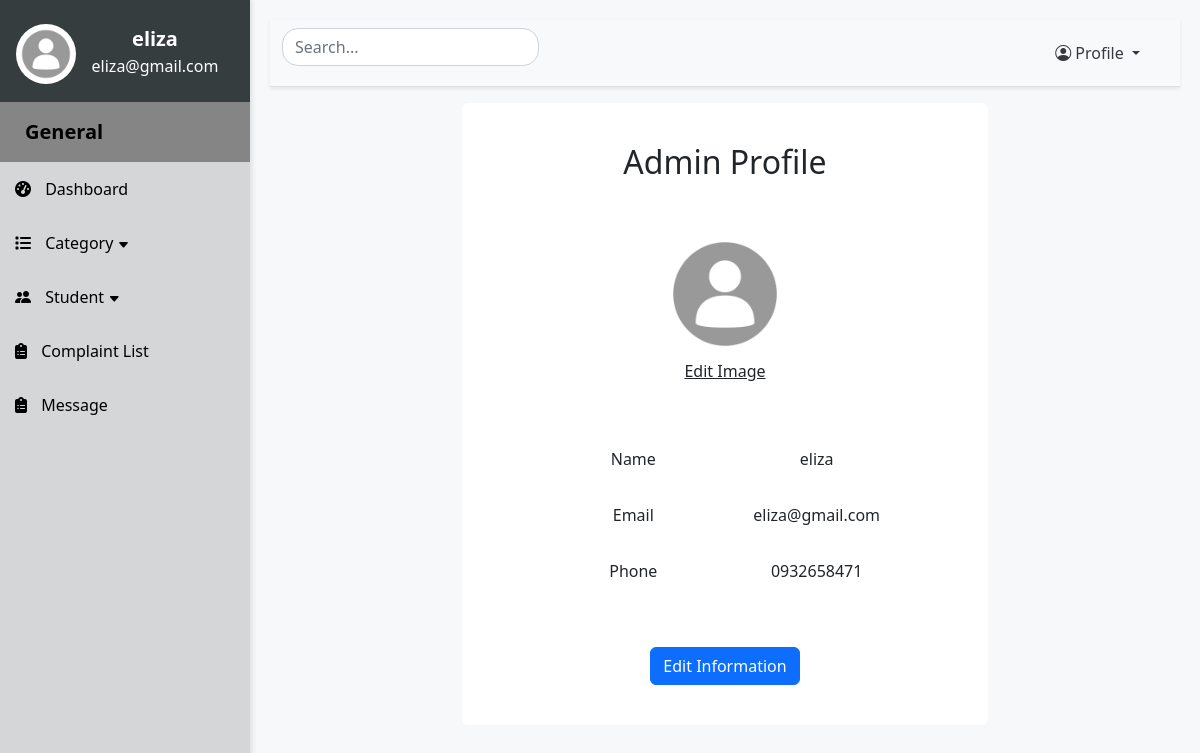
The page /adminProfile (signed in) on the database its author committed.
### website/models.py (models this page shows)
class Admin(db.Model):
    id = db.Column(db.Integer, primary_key=True)
    admin_name = db.Column(db.String(255), nullable=False)
    admin_email = db.Column(db.String(255), nullable=False)
    admin_phone = db.Column(db.String(255), nullable=False)
    admin_password = db.Column(db.String(255), nullable=False)
    admin_image = db.Column(db.String(255), nullable=False)

### app.py (the view)
@app.route('/adminProfile', methods=['GET', 'POST'])
def adminProfile():
    if 'admin_id' not in session:
        return redirect(url_for('SignIn'))
    else:
        return adminprofile()

### website/adminfeatures.py (called while the page is built, shortened)
def adminprofile():
    user_id = session.get('admin_id')
    admin = Admin.query.get(user_id)
    return render_template('adminprofile.html', user=admin)

### website/templates/adminprofile.html (shortened to what this page needs)
{% extends "adminlayout.html" %} {% block title %}Profile{% endblock%} {% block content %}
<div class="d-flex justify-content-center align-items-center">
<div
  class=" p-3 bg-body-tertiary rounded"
  style="background-color: white; width:60%;"
>
  <div class="container text-center" >
    <h2 class="mt-4 mb-5">Admin Profile</h2>
    <div class="">
      <img
        src="{{ url_for('static', filename='images/'+ user.admin_image) }}"
        alt="Welcome Image"
        class="img-fluid rounded-circle"
        style="width: 130px; height: 130px"
      />
      <form enctype="multipart/form-data" method="POST">
              <label for="profileImage" style="text-decoration:underline">
                  Edit Image
              </label>
      </form>
    </div>
    <div class="m-5">
        <div class="row p-3 ">
          <div class="col-md-6">Name</div>
          <div class="col-md-6">{{ user.admin_name }}</div>
        </div>
        <div class="row p-3 ">
          <div class="col-md-6">Email</div>
          <div class="col-md-6">{{ user.admin_email }}</div>
        </div>
        <div class="row p-3">
          <div class="col-md-6">Phone</div>
          <div class="col-md-6">{{ user.admin_phone}}</div>
        </div>
      </div>
        <div class="mb-4">
          <button class="btn btn-primary" data-bs-toggle="modal" data-bs-target="#editprofileModal">Edit Information</button>
      </div>
  </div>
</div>
</div>
{% endblock %}

### website/templates/adminlayout.html (shortened to what this page needs)
<!DOCTYPE html>
<html lang="en">
<head>
    <link rel="stylesheet" href="https://cdn.jsdelivr.net/npm/bootstrap@5.2.3/dist/css/bootstrap.min.css">
    <link rel="stylesheet" href="https://cdnjs.cloudflare.com/ajax/libs/font-awesome/6.2.1/css/all.min.css">
    <link rel="stylesheet" href="https://cdn.jsdelivr.net/npm/bootstrap-icons@1.11.3/font/bootstrap-icons.min.css">
    <link rel="stylesheet" href="{{ url_for('static', filename='css/admincss.css') }}">
</head>
<body>
    <div class="d-flex">
        <nav class="sidebar">
            <div class="text-center admin-details">
                <div class="admin_details py-4 px-3">
                    <div style="float:left">
                        <img
                        src="{{ url_for('static', filename='images/' + session.get('admin')['admin_profile']) }}"
                        alt="Welcome Image"
                        class="img rounded-circle" style="width:60px;height:60px;"
                        />
                    </div>
                    <div>
                        <p style="margin:0;font-weight:bold;font-size:20px">
                            {{ session.get('admin')['admin_name']}}
                        </p>
                        <p style="margin:0">
                            {{ session.get('admin')['admin_email']}}
                        </p>
                    </div>
                </div>
            </div>
            <ul class="nav flex-column">
                <li class="general">
                    <strong style="font-size:20px;padding-left:10px">General</strong>
                </li>
                <li class="nav-item">
                    <a href="/adminDashboard" class="nav-link"><i class="fas fa-tachometer-alt"></i> Dashboard</a>
                </li>
                <li class="nav-item">
                    <a href="#categorySubmenu" data-bs-toggle="collapse" class="nav-link"><i class="fas fa-list"></i> Category <i class="bi bi-caret-down-fill" style="font-size: 12px;"></i></a>
                </li>
                <li class="nav-item">
                    <a href="#studentsSubmenu" data-bs-toggle="collapse" class="nav-link"><i class="bi bi-people-fill"> </i>Student <i class="bi bi-caret-down-fill" style="font-size: 12px;"></i></a>
                </li>
                <li class="nav-item">
                    <a href="/viewComplaints" class="nav-link"><i class="fas fa-clipboard-list"></i> Complaint List</a>
                </li>
                <li class="nav-item">
                    <a href="/viewMessage" class="nav-link"><i class="fas fa-clipboard-list"></i> Message</a>
                </li>
            </ul>
        </nav>
        <div class="content">
            <nav class="navbar navbar-expand-lg navbar-light bg-light shadow-sm sticky-top">
                <div class="container-fluid">
                    <div class="d-flex">
                        <input class="form-control rounded-4" type="text" placeholder="Search... " aria-label="Search" onkeyup="searchInfo()" id="searchInput">
                    </div>
                    <div class="collapse navbar-collapse" id="navbarNav">
                        <ul class="navbar-nav ms-auto">
                            <li class="nav-item dropdown">
                                <a class="nav-link dropdown-toggle" style="margin-right:20px" href="#" id="navbarDropdown" role="button" data-bs-toggle="dropdown">
                                    <i class="bi bi-person-circle"></i> Profile
                                </a>
                            </li>
                        </ul>
                    </div>
                </div>
            </nav>
            <div class="p-3">
                {% block content %} {% endblock %}
            </div>
</body>
</html>

### website/static/css/admincss.css (style rules this page uses)
body { background-color: #f7f8fa; }
.sidebar { width: 250px; height: 100vh; position: fixed; background-color: #d5d6d7; color: #fff; box-shadow: 2px 0 5px rgba(0,0,0,0.1); }
.sidebar a { color: #000000; text-decoration: none; display: block; padding: 15px; transition: background-color 0.3s; }
.general { padding: 15px; color: rgb(0, 0, 0); background-color: #858585; }
.sidebar .nav-item i { margin-right: 10px; }
.content { margin-left: 250px; padding: 20px; background-color: #f7f8fa; min-height: 100vh; width: calc(100% - 250px); }
.admin_details { color: rgb(255, 255, 255); background-color: rgb(54, 61, 63); }
#searchInput { background-image: url('https://cdn1.iconfinder.com/data/icons/hawcons/32/698627-icon-111-search-512.png'); background-repeat: no-repeat; background-position: right center; background-size: 30px; margin-bottom: 12px; }
.navbar { background-color: #fff; border-bottom: 1px solid #e0e0e0; box-shadow: 0 2px 4px rgba(0,0,0,0.1); }
.navbar .nav-link { color: #343a40; }

### rows shown on the page
Admin: admin_name "eliza", admin_email "eliza@gmail.com", admin_image (placeholder picture), admin_phone "0932658471"
